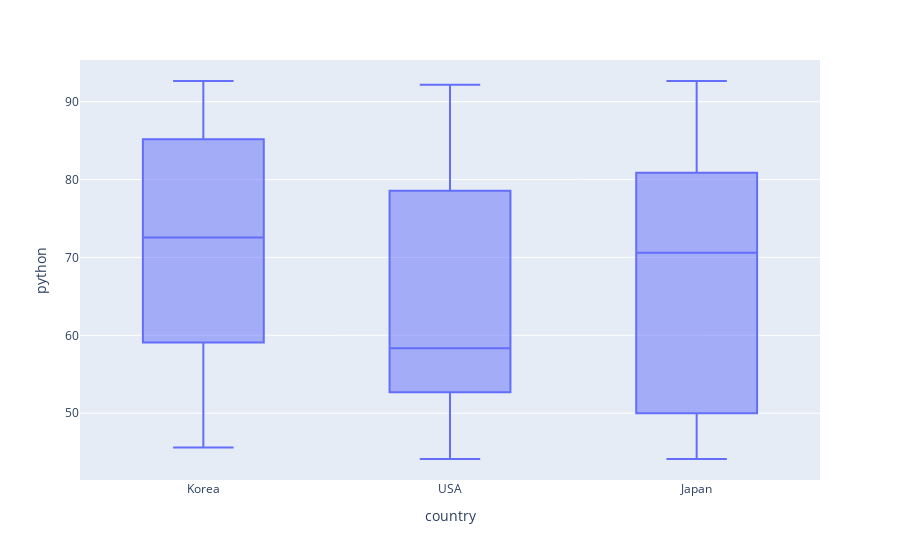

Notebook cell for this chart:
### Code cell
fig = px.box(data_frame=df, x='country', y='python')
fig

### Figure 1 — Plotly figure (JSON) as saved in the notebook; plotly's stock layout.template omitted (floating-point values rounded to 4 significant figures)
{"data": [{"alignmentgroup": "True", "hovertemplate": "country=%{x}<br>python=%{y}<extra></extra>", "legendgroup": "", "marker": {"color": "#636efa"}, "name": "", "notched": false, "offsetgroup": "", "orientation": "v", "showlegend": false, "type": "box", "x": ["Korea", "USA", "Korea", "Japan", "USA", "Korea", "Korea", "Japan", "USA", "Korea", "Korea", "USA", "USA", "USA", "Korea", "Korea", "USA", "Japan", "USA", "USA", "Japan", "USA", "Korea", "Japan", "Japan", "USA", "USA", "Korea", "USA", "Japan", "Korea", "USA", "Japan", "USA", "USA", "USA", "USA", "USA", "USA", "Korea", "Korea", "USA", "Japan", "USA", "Korea", "USA", "Korea", "USA", "Korea", "USA", "Korea", "Japan", "Japan", "Japan", "Korea", "USA", "Japan", "Japan", "USA", "Japan", "Korea", "USA", "Korea", "Korea", "Korea", "Korea", "USA", "USA", "USA", "Korea", "Japan", "Japan", "Japan", "Japan", "Korea", "Japan", "USA", "USA", "USA", "Korea", "Korea", "USA", "USA", "Japan", "USA", "USA", "Japan", "USA", "USA", "Japan", "Japan", "Japan", "Korea", "Japan", "USA", "USA", "USA", "Korea", "USA", "Korea"], "x0": " ", "xaxis": "x", "y": [null, 55.88, 83.33, 48.53, 50.98, 77.94, 62.75, 70.59, 62.25, 73.53, 57.84, 67.65, 71.08, 62.75, 49.51, 72.06, null, null, null, 89.22, null, 80.39, 49.02, 44.12, 46.57, null, 79.41, 67.16, 69.61, 74.51, null, 92.16, 59.8, null, null, null, 58.33, 58.33, 47.06, 52.45, 90.69, 86.76, 86.76, 89.71, 45.59, 50.98, null, 74.02, 85.78, 75.98, 69.61, 85.29, 51.47, 64.22, 87.25, 45.1, 79.41, 70.59, 53.92, 62.25, 72.55, 81.86, 66.67, 91.67, 86.27, 64.71, 55.39, 50, 45.59, 76.96, 87.25, 73.04, 46.57, 92.65, 75.49, 61.76, 56.86, 52.45, 79.41, 92.65, 50.98, 53.43, 53.43, 49.51, null, null, 81.37, 44.12, 51.96, 79.41, 47.55, 91.67, 53.43, null, 53.92, null, 62.25, 74.51, 91.67, 87.75], "y0": " ", "yaxis": "y"}], "layout": {"boxmode": "group", "legend": {"tracegroupgap": 0}, "margin": {"t": 60}, "xaxis": {"anchor": "y", "domain": [0, 1], "title": {"text": "country"}}, "yaxis": {"anchor": "x", "domain": [0, 1], "title": {"text": "python"}}}}
